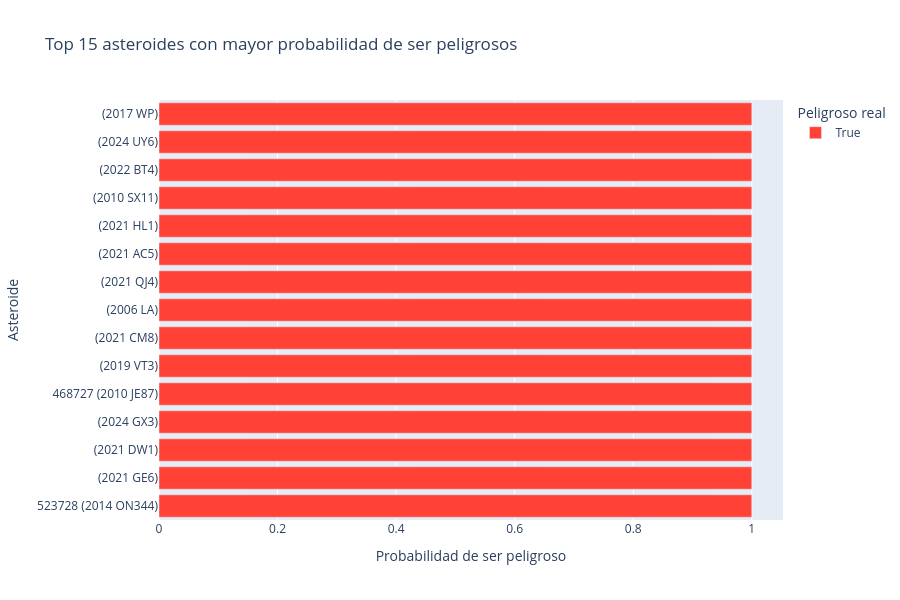

Here is the notebook cell this chart was saved with:
### Markdown cell above
### Top 15 asteroides con mayor probabilidad de ser peligrosos

### Code cell
X_full = pd.read_csv('../data/X_test.csv')
y_full = pd.read_csv('../data/y_test.csv').squeeze()

checkpoint = joblib.load('../data/xgboost_final.pkl')
modelo = checkpoint['modelo']

probabilidades = modelo.predict_proba(X_full)[:, 1]

df_test_original = df[df.index.isin(X_full.index)].copy()
df_test_original['probabilidad_peligroso'] = probabilidades
df_test_original['peligroso_real'] = y_full.values

top15 = df_test_original.nlargest(15, 'probabilidad_peligroso')[[
    'name', 'absolute_magnitude_h', 'diameter_max_km',
    'velocity_km_per_hour', 'miss_distance_km',
    'probabilidad_peligroso', 'peligroso_real'
]]

fig = px.bar(
    top15,
    x='probabilidad_peligroso',
    y='name',
    orientation='h',
    color='peligroso_real',
    color_discrete_map={True: '#FF4136', False: '#0074D9'},
    labels={
        'probabilidad_peligroso': 'Probabilidad de ser peligroso',
        'name': 'Asteroide',
        'peligroso_real': 'Peligroso real'
    },
    title='Top 15 asteroides con mayor probabilidad de ser peligrosos',
    hover_data=['absolute_magnitude_h', 'diameter_max_km', 
                'velocity_km_per_hour', 'miss_distance_km']
)

fig.update_layout(height=600, yaxis={'categoryorder': 'total ascending'})
fig.show()

### Figure 1 — Plotly figure (JSON) as saved in the notebook; plotly's stock layout.template omitted (floating-point values rounded to 4 significant figures)
{"data": [{"customdata": [[25.88, 0.03963, 77180.0, 53080000.0], [23.1, 0.1426, 53230.0, 50020000.0], [27.25, 0.02109, 85800.0, 71380000.0], [24.8, 0.06517, 25370.0, 57590000.0], [25.64, 0.04426, 72920.0, 4947000.0], [21.32, 0.3232, 2864.0, 52080000.0], [22.22, 0.2138, 21590.0, 28050000.0], [18.58, 1.143, 110900.0, 24170000.0], [24.3, 0.08204, 28120.0, 8261000.0], [28.2, 0.01362, 21370.0, 4624000.0], [20.76, 0.4188, 53780.0, 6046000.0], [25.02, 0.05889, 19490.0, 570000.0], [29.71, 0.006793, 23390.0, 48580000.0], [28.8, 0.01033, 12040.0, 1115000.0], [22.6, 0.1795, 49280.0, 45190000.0]], "hovertemplate": "Peligroso real=True<br>Probabilidad de ser peligroso=%{x}<br>Asteroide=%{y}<br>absolute_magnitude_h=%{customdata[0]}<br>diameter_max_km=%{customdata[1]}<br>velocity_km_per_hour=%{customdata[2]}<br>miss_distance_km=%{customdata[3]}<extra></extra>", "legendgroup": "True", "marker": {"color": "#FF4136", "pattern": {"shape": ""}}, "name": "True", "orientation": "h", "showlegend": true, "textposition": "auto", "type": "bar", "x": [1.0, 1.0, 1.0, 1.0, 1.0, 1.0, 1.0, 1.0, 1.0, 1.0, 1.0, 0.9999, 0.9999, 0.9999, 0.9999], "xaxis": "x", "y": ["(2024 UY6)", "(2017 WP)", "(2022 BT4)", "(2010 SX11)", "(2021 HL1)", "(2021 AC5)", "(2021 QJ4)", "(2006 LA)", "(2021 CM8)", "(2019 VT3)", "468727 (2010 JE87)", "(2021 DW1)", "(2024 GX3)", "(2021 GE6)", "523728 (2014 ON344)"], "yaxis": "y"}], "layout": {"barmode": "relative", "height": 600, "legend": {"title": {"text": "Peligroso real"}, "tracegroupgap": 0}, "title": {"text": "Top 15 asteroides con mayor probabilidad de ser peligrosos"}, "xaxis": {"anchor": "y", "domain": [0, 1], "title": {"text": "Probabilidad de ser peligroso"}}, "yaxis": {"anchor": "x", "categoryorder": "total ascending", "domain": [0, 1], "title": {"text": "Asteroide"}}}}
